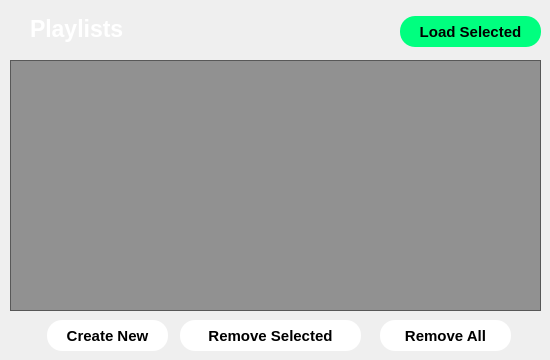
    <widget class="QWidget" name="playlists_page">
     <widget class="QLabel" name="label_9">
      <property name="geometry">
       <rect>
        <x>30</x>
        <y>4</y>
        <width>131</width>
        <height>50</height>
       </rect>
      </property>
      <property name="font">
       <font>
        <pointsize>17</pointsize>
        <weight>75</weight>
        <bold>true</bold>
       </font>
      </property>
      <property name="styleSheet">
       <string notr="true">color: rgb(255, 255, 255);
background-color: rgab(255, 255, 255, 0);</string>
      </property>
      <property name="text">
       <string>Playlists</string>
      </property>
     </widget>
     <widget class="QPushButton" name="load_selected_playlist_btn">
      <property name="geometry">
       <rect>
        <x>400</x>
        <y>16</y>
        <width>141</width>
        <height>31</height>
       </rect>
      </property>
      <property name="font">
       <font>
        <pointsize>11</pointsize>
        <weight>75</weight>
        <bold>true</bold>
       </font>
      </property>
      <property name="cursor">
       <cursorShape>PointingHandCursor</cursorShape>
      </property>
      <property name="styleSheet">
       <string notr="true">QPushButton{
	background-color: rgb(0, 255, 127);
	border-radius:15px;
}

QPushButton:hover{
	background-color: rgb(0, 203, 0);
}</string>
      </property>
      <property name="text">
       <string>Load Selected</string>
      </property>
     </widget>
     <widget class="QListWidget" name="playlists_listWidget">
      <property name="geometry">
       <rect>
        <x>10</x>
        <y>60</y>
        <width>531</width>
        <height>251</height>
       </rect>
      </property>
      <property name="font">
       <font>
        <pointsize>13</pointsize>
        <weight>75</weight>
        <bold>true</bold>
       </font>
      </property>
      <property name="cursor" stdset="0">
       <cursorShape>PointingHandCursor</cursorShape>
      </property>
      <property name="styleSheet">
       <string notr="true">color: rgb(86, 227, 194);
background-color: rgba(0, 0, 0, 100);

selection-background-color: rgb(255, 140, 64);
selection-color: rgb(255, 255, 255);
padding:10px;
</string>
      </property>
      <property name="verticalScrollBarPolicy">
       <enum>Qt::ScrollBarAlwaysOff</enum>
      </property>
      <property name="horizontalScrollBarPolicy">
       <enum>Qt::ScrollBarAlwaysOff</enum>
      </property>
     </widget>
     <widget class="QPushButton" name="new_playlist_btn">
      <property name="geometry">
       <rect>
        <x>47</x>
        <y>320</y>
        <width>121</width>
        <height>31</height>
       </rect>
      </property>
      <property name="font">
       <font>
        <pointsize>11</pointsize>
        <weight>75</weight>
        <bold>true</bold>
       </font>
      </property>
      <property name="cursor">
       <cursorShape>PointingHandCursor</cursorShape>
      </property>
      <property name="styleSheet">
       <string notr="true">QPushButton{
	background-color: rgb(255, 255, 255);
	border-radius:15px;
}

QPushButton:hover{
	color: rgb(0, 85, 0);
	background-color: rgb(0, 255, 127);
}</string>
      </property>
      <property name="text">
       <string>Create New</string>
      </property>
     </widget>
     <widget class="QPushButton" name="remove_selected_playlist_btn">
      <property name="geometry">
       <rect>
        <x>180</x>
        <y>320</y>
        <width>181</width>
        <height>31</height>
       </rect>
      </property>
      <property name="font">
       <font>
        <pointsize>11</pointsize>
        <weight>75</weight>
        <bold>true</bold>
       </font>
      </property>
      <property name="cursor">
       <cursorShape>PointingHandCursor</cursorShape>
      </property>
      <property name="styleSheet">
       <string notr="true">QPushButton{
	background-color: rgb(255, 255, 255);
	border-radius:15px;
}

QPushButton:hover{
	color: rgb(202, 0, 0);
	background-color: rgb(255, 176, 176);
}</string>
      </property>
      <property name="text">
       <string>Remove Selected</string>
      </property>
     </widget>
     <widget class="QPushButton" name="remove_all_playlists_btn">
      <property name="geometry">
       <rect>
        <x>380</x>
        <y>320</y>
        <width>131</width>
        <height>31</height>
       </rect>
      </property>
      <property name="font">
       <font>
        <pointsize>11</pointsize>
        <weight>75</weight>
        <bold>true</bold>
       </font>
      </property>
      <property name="cursor">
       <cursorShape>PointingHandCursor</cursorShape>
      </property>
      <property name="styleSheet">
       <string notr="true">QPushButton{
	background-color: rgb(255, 255, 255);
	border-radius:15px;
}

QPushButton:hover{
	color: rgb(255, 255, 255);
	background-color: rgb(255, 44, 44);
}
</string>
      </property>
      <property name="text">
       <string>Remove All</string>
      </property>
     </widget>
    </widget>
